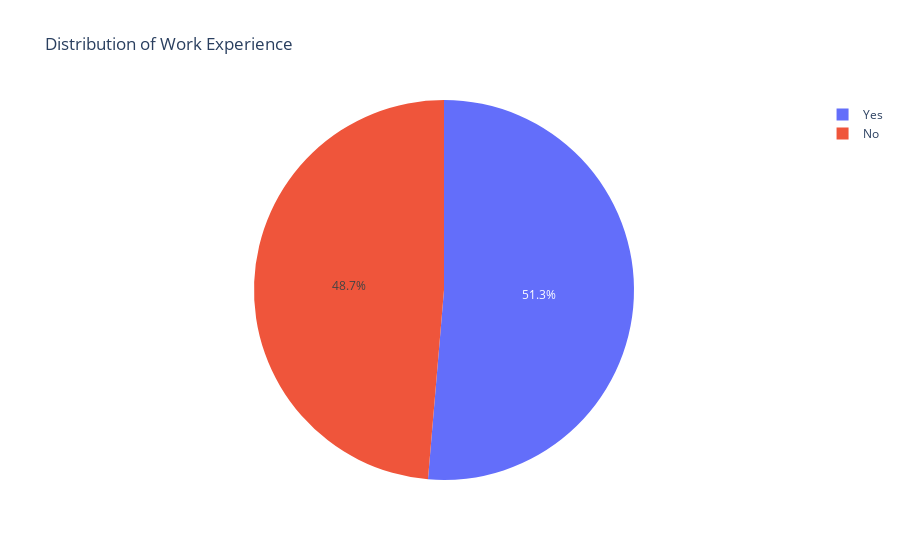

This figure's notebook cell:
### Code cell
px.pie(data_frame=df ,names='workex', title='Distribution of Work Experience')

### Figure 1 — Plotly figure (JSON) as saved in the notebook; plotly's stock layout.template omitted (floating-point values rounded to 4 significant figures; data arrays with more than 128 entries replaced by an {"elided": "..."} marker saying what was removed)
{"data": [{"domain": {"x": [0, 1], "y": [0, 1]}, "hovertemplate": "workex=%{label}<extra></extra>", "labels": {"elided": "670 str values"}, "legendgroup": "", "name": "", "showlegend": true, "type": "pie"}], "layout": {"legend": {"tracegroupgap": 0}, "title": {"text": "Distribution of Work Experience"}}}
